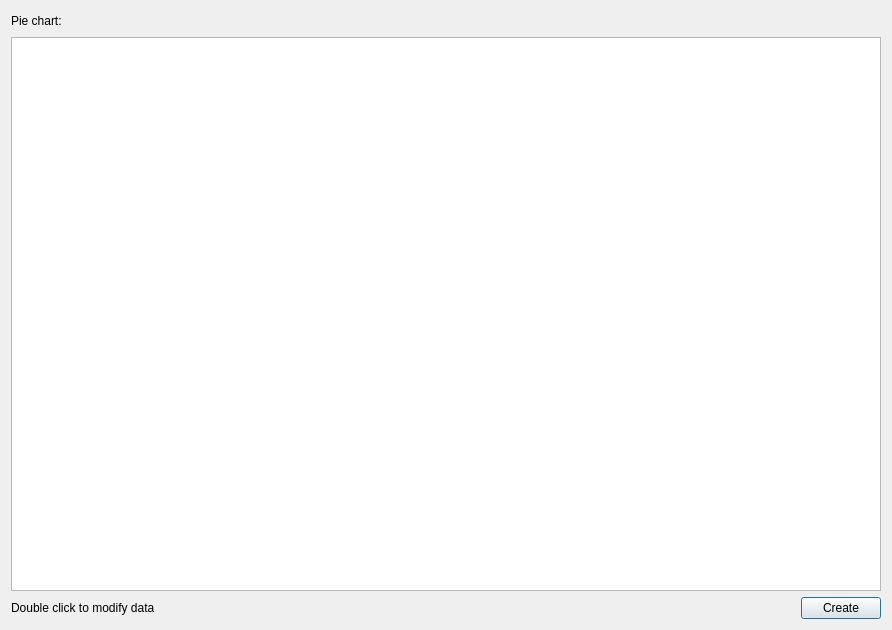
<?xml version="1.0" encoding="UTF-8"?>
<ui version="4.0">
 <class>annotation_editor</class>
 <widget class="QDialog" name="annotation_editor">
  <property name="geometry">
   <rect>
    <x>0</x>
    <y>0</y>
    <width>892</width>
    <height>630</height>
   </rect>
  </property>
  <property name="windowTitle">
   <string>Annotation editor</string>
  </property>
  <layout class="QVBoxLayout" name="verticalLayout">
   <item>
    <layout class="QHBoxLayout" name="horizontalLayout_2">
     <item>
      <widget class="QLabel" name="label_2">
       <property name="text">
        <string>Pie chart:</string>
       </property>
      </widget>
     </item>
     <item>
      <spacer name="horizontalSpacer_2">
       <property name="orientation">
        <enum>Qt::Horizontal</enum>
       </property>
       <property name="sizeHint" stdset="0">
        <size>
         <width>40</width>
         <height>20</height>
        </size>
       </property>
      </spacer>
     </item>
    </layout>
   </item>
   <item>
    <widget class="MyTableView" name="tableView">
     <property name="sizeAdjustPolicy">
      <enum>QAbstractScrollArea::AdjustToContents</enum>
     </property>
    </widget>
   </item>
   <item>
    <layout class="QHBoxLayout" name="horizontalLayout">
     <item>
      <widget class="QLabel" name="label">
       <property name="text">
        <string>Double click to modify data</string>
       </property>
      </widget>
     </item>
     <item>
      <spacer name="horizontalSpacer">
       <property name="orientation">
        <enum>Qt::Horizontal</enum>
       </property>
       <property name="sizeHint" stdset="0">
        <size>
         <width>40</width>
         <height>20</height>
        </size>
       </property>
      </spacer>
     </item>
     <item>
      <widget class="QPushButton" name="pushButton">
       <property name="text">
        <string>Create</string>
       </property>
      </widget>
     </item>
    </layout>
   </item>
  </layout>
 </widget>
 <customwidgets>
  <customwidget>
   <class>MyTableView</class>
   <extends>QTableView</extends>
   <header>src.CustomWidget2.h</header>
  </customwidget>
 </customwidgets>
 <resources/>
 <connections/>
</ui>
